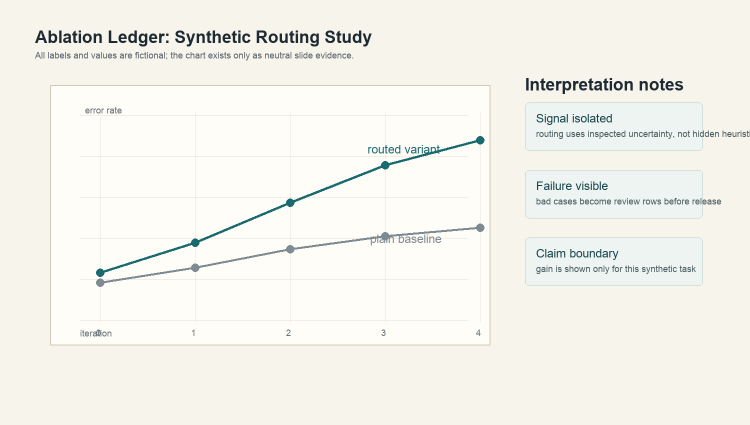
#> input picture examples/anonymous-cases/assets/images/case_a_routing_ablation.png, 1500 x 850 px, given in place of constory_heatmaps.png, which was not available (shown at 1/2 size)
$ python prepare_evidence_assets.py
#> lines starting #> are read from the running program, lines starting #| are printed output that depends on the picture; after the words box and inside, x2 and y2 are one past the last pixel; in counts of white or black regions, pixels touching at a corner belong together; pictures that were not available may be replaced by others from this repository, and a replacement may not be noted
from __future__ import annotations

from pathlib import Path

from PIL import Image, ImageOps


ROOT = Path(__file__).resolve().parents[1]
SOURCE = ROOT / "assets" / "images"
DERIVED = SOURCE / "derived"


def crop(source: str, target: str, box: tuple[int, int, int, int], *, border: int = 0) -> None:
#> called with source = 'constory_heatmaps.png', target = 'constory_gap_panel.png', box = (1500, 0, 2352, 790), border = 18
    DERIVED.mkdir(parents=True, exist_ok=True)
    im = Image.open(SOURCE / source).convert("RGB")
#> im is the input picture: PIL image 1500x850 RGB; mean R, G, B 244.1, 242.9, 236.3
    cropped = im.crop(box)
#> cropped: PIL image 852x790 RGB; every value is 0
    if border:
        cropped = ImageOps.expand(cropped, border=border, fill="white")
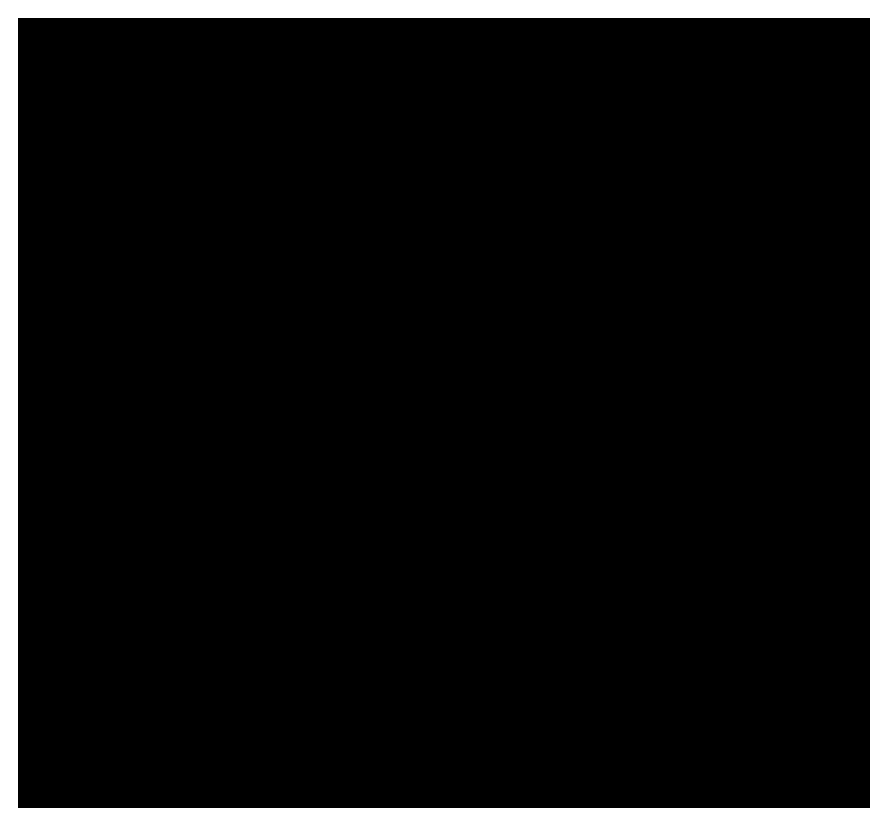
#> cropped: PIL image 888x826 RGB; 8.2% white; 1 white region, box (x1, y1, x2, y2) and area: (0, 0, 888, 826) 60408
    cropped.save(DERIVED / target, quality=94)


def main() -> None:
    crop("constory_heatmaps.png", "constory_gap_panel.png", (1500, 0, 2352, 790), border=18)
    crop("constory_heatmaps.png", "constory_quote_gap_pair.png", (0, 0, 2352, 790), border=12)
#> call 2 of crop, with source = 'constory_heatmaps.png', target = 'constory_quote_gap_pair.png', box = (0, 0, 2352, 790), border = 12
#> in crop (call 2), `cropped = im.crop(box)`:
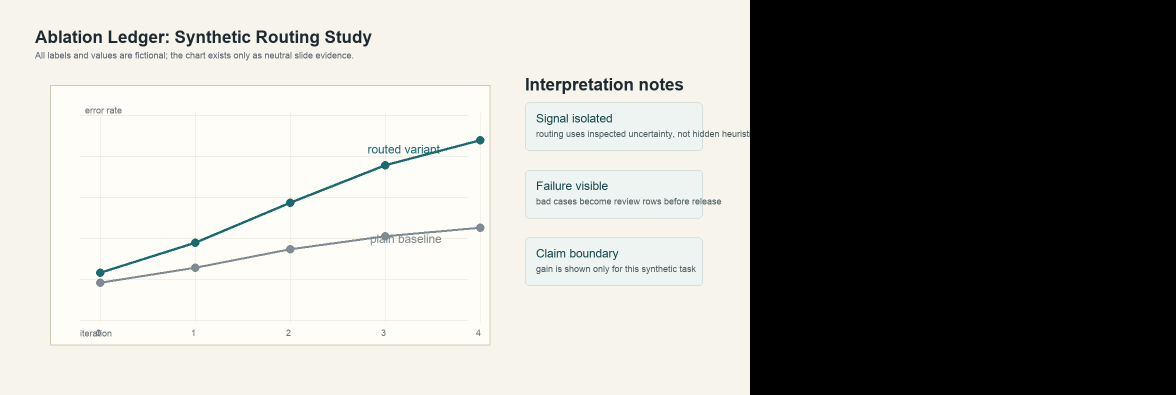
#> cropped: PIL image 2352x790 RGB (shown at 1/2 size); mean R, G, B 155.5, 154.8, 150.7
#> in crop (call 2), `cropped = ImageOps.expand(cropped, border=border, fill="white")`:
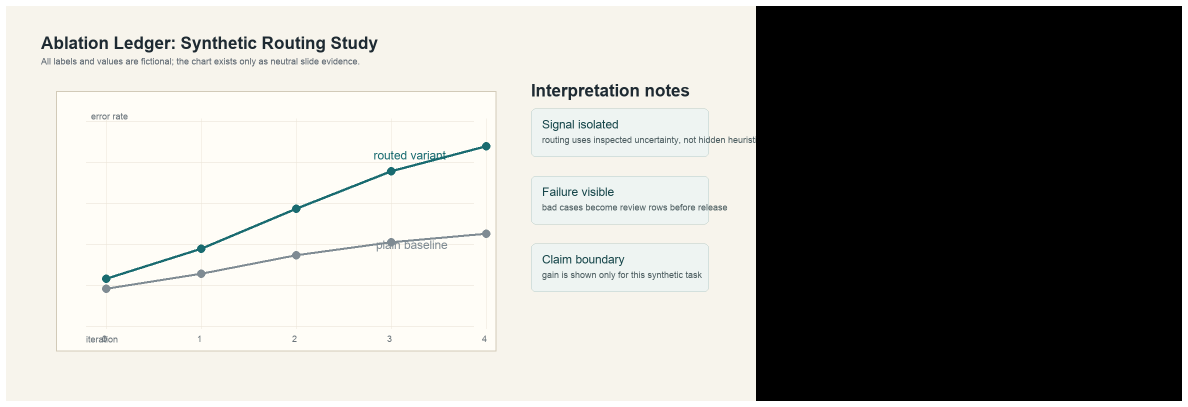
#> cropped: PIL image 2376x814 RGB (shown at 1/2 size); mean R, G, B 159.4, 158.8, 154.8
    crop("qanything_two_stage.jpg", "qanything_chart_clean.jpg", (38, 30, 1320, 822), border=0)
#> call 3 of crop, with source = 'qanything_two_stage.jpg', target = 'qanything_chart_clean.jpg', box = (38, 30, 1320, 822), border = 0
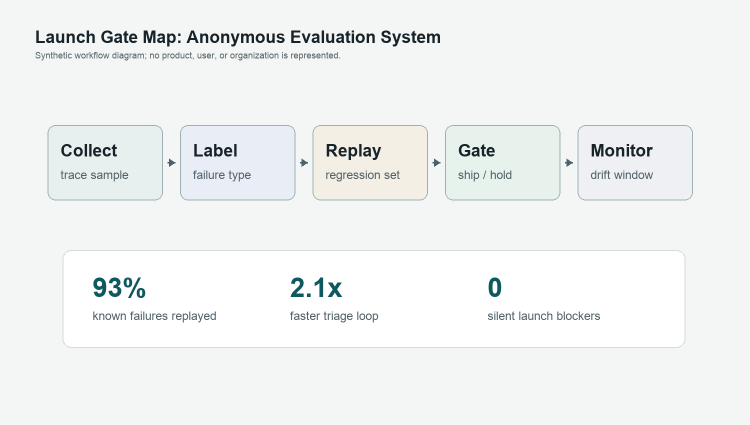
#> input picture examples/anonymous-cases/assets/images/case_b_launch_gate_map.png, 1500 x 850 px, given in place of qanything_two_stage.jpg, which was not available (shown at 1/2 size)
#> in crop, im is the input picture: PIL image 1500x850 RGB; mean R, G, B 239.3, 242.5, 241.8
#> in crop (call 3), `cropped = im.crop(box)`:
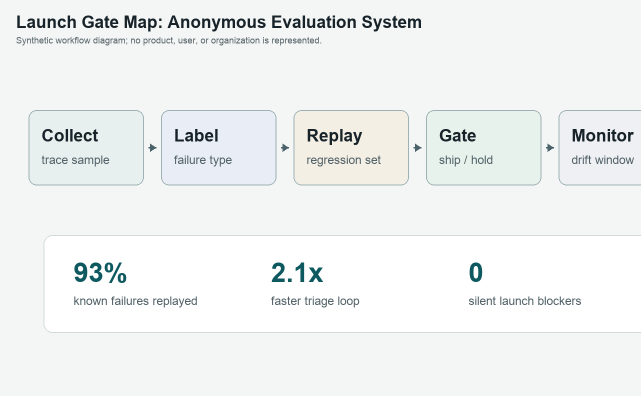
#> cropped: PIL image 1282x792 RGB (shown at 1/2 size); mean R, G, B 238.4, 241.6, 240.9
    crop("seek_writer_screenshot.jpg", "seek_writer_editor_assistant.jpg", (520, 120, 3380, 1640), border=0)
#> call 4 of crop, with source = 'seek_writer_screenshot.jpg', target = 'seek_writer_editor_assistant.jpg', box = (520, 120, 3380, 1640), border = 0
#> in crop (call 4), `cropped = im.crop(box)`:
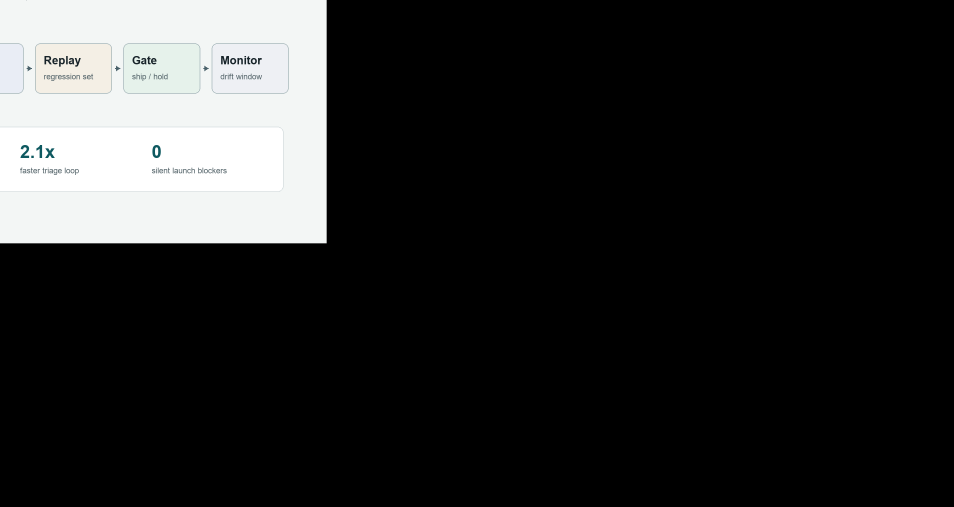
#> cropped: PIL image 2860x1520 RGB (shown at 1/3 size); mean R, G, B 39.7, 40.2, 40
    crop("seek_writer_screenshot.jpg", "seek_writer_state_panel.jpg", (0, 80, 515, 1510), border=0)
#> in crop (call 5), `cropped = im.crop(box)`:
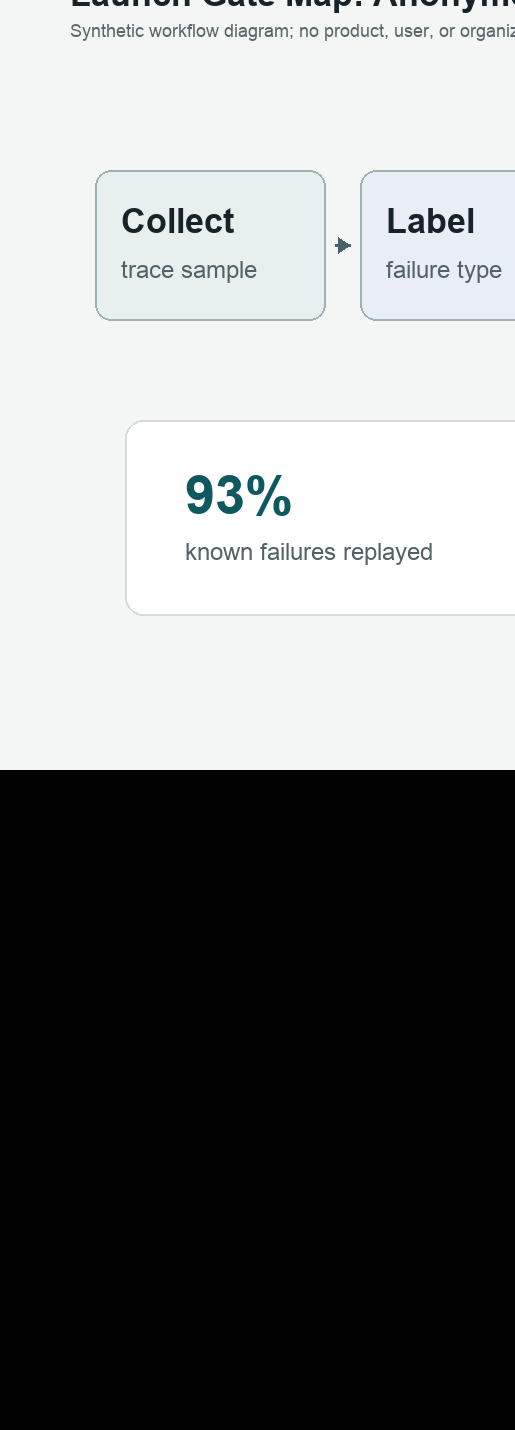
#> cropped: PIL image 515x1430 RGB; mean R, G, B 128.3, 130.2, 130.1


if __name__ == "__main__":
    main()
